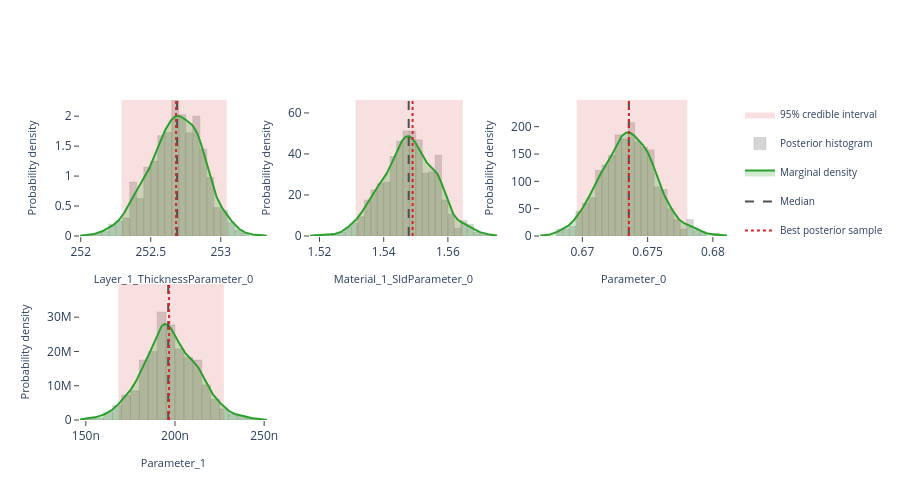

The code cell stored with this chart in its notebook:
### Markdown cell above
## Interactive posterior plots

The next three cells render the same Plotly figures that are shown on the
Bayesian Posterior tab of the EasyReflectometryApp:

* **Marginals** — per-parameter distribution: histogram + smooth KDE marginal,
  shaded 95% credible interval, and median / best-sample lines
  (`plot_distribution` or `posterior.distribution()`)
* **Corner plot** — pairwise marginals + 2-D contours + scatter (`plot_corner`)
* **Traces** — per-chain trace + marginal histogram (`plot_trace`)

The standalone helpers are called with ``return_figure=True`` so they return a
Plotly ``Figure`` that we render in the notebook with ``fig.show()``; the
``PosteriorResults`` methods return the figure directly.

### Code cell
# ---- Marginal posterior distributions ---------------------------------------
# One panel per free parameter, each overlaying the posterior histogram, a
# smooth Gaussian-KDE marginal, the shaded 95% credible interval, and the
# median / best-sample reference lines.  Mirrors the "Marginals" sub-tab in
# the EasyReflectometryApp.

# The PosteriorResults method passes ``logp`` through automatically so the
# best posterior sample (MAP) line is drawn:
fig = posterior.distribution()
fig.show()

# Standalone equivalent (pass ``logp`` to get the best-sample line):
# fig = plot_distribution(
#     posterior.draws,
#     posterior.param_names,
#     logp=posterior.logp,
#     return_figure=True,
# )
# fig.show()

### Figure 1 — Plotly figure (JSON) as saved in the notebook; plotly's stock layout.template omitted (floating-point values rounded to 4 significant figures; data arrays with more than 128 entries replaced by an {"elided": "..."} marker saying what was removed)
{"data": [{"fill": "toself", "fillcolor": "rgba(214, 39, 40, 0.14)", "hoverinfo": "skip", "legendgroup": "95% credible interval", "line": {"color": "rgba(214, 39, 40, 0.14)", "width": 0}, "mode": "lines", "name": "95% credible interval", "showlegend": true, "type": "scatter", "x": [252.3, 253.0, 253.0, 252.3, 252.3], "xaxis": "x", "y": [0.0, 0.0, 2.27, 2.27, 0.0], "yaxis": "y"}, {"histnorm": "probability density", "hovertemplate": "sample=%{x:.4f}<br>density: %{y:.2f}<extra></extra>", "legendgroup": "histogram", "marker": {"color": "rgba(120, 120, 120, 0.38)", "line": {"color": "rgba(120, 120, 120, 0.24)", "width": 1}}, "name": "Posterior histogram", "nbinsx": 40, "opacity": 0.82, "showlegend": true, "type": "histogram", "x": {"elided": "800 float values"}, "xaxis": "x", "yaxis": "y"}, {"fill": "tozeroy", "fillcolor": "rgba(44, 160, 44, 0.22)", "hovertemplate": "Layer_1_ThicknessParameter_0: %{x:.4f}<br>density: %{y:.4f}<extra></extra>", "legendgroup": "marginal", "line": {"color": "rgb(44, 160, 44)", "width": 2}, "mode": "lines", "name": "Marginal density", "showlegend": true, "type": "scatter", "x": {"elided": "256 float values"}, "xaxis": "x", "y": {"elided": "256 float values"}, "yaxis": "y"}, {"hovertemplate": "Median: %{x:.4f}<extra></extra>", "legendgroup": "Median", "line": {"color": "rgb(80, 80, 80)", "dash": "dash", "width": 2}, "mode": "lines", "name": "Median", "showlegend": true, "type": "scatter", "x": [252.7, 252.7], "xaxis": "x", "y": [0.0, 2.27], "yaxis": "y"}, {"hovertemplate": "Best posterior sample: %{x:.4f}<extra></extra>", "legendgroup": "Best posterior sample", "line": {"color": "rgb(214, 39, 40)", "dash": "dot", "width": 2}, "mode": "lines", "name": "Best posterior sample", "showlegend": true, "type": "scatter", "x": [252.7, 252.7], "xaxis": "x", "y": [0.0, 2.27], "yaxis": "y"}, {"fill": "toself", "fillcolor": "rgba(214, 39, 40, 0.14)", "hoverinfo": "skip", "legendgroup": "95% credible interval", "line": {"color": "rgba(214, 39, 40, 0.14)", "width": 0}, "mode": "lines", "name": "95% credible interval", "showlegend": false, "type": "scatter", "x": [1.531, 1.565, 1.565, 1.531, 1.531], "xaxis": "x2", "y": [0.0, 0.0, 66.3, 66.3, 0.0], "yaxis": "y2"}, {"histnorm": "probability density", "hovertemplate": "sample=%{x:.4f}<br>density: %{y:.2f}<extra></extra>", "legendgroup": "histogram", "marker": {"color": "rgba(120, 120, 120, 0.38)", "line": {"color": "rgba(120, 120, 120, 0.24)", "width": 1}}, "name": "Posterior histogram", "nbinsx": 40, "opacity": 0.82, "showlegend": false, "type": "histogram", "x": {"elided": "800 float values"}, "xaxis": "x2", "yaxis": "y2"}, {"fill": "tozeroy", "fillcolor": "rgba(44, 160, 44, 0.22)", "hovertemplate": "Material_1_SldParameter_0: %{x:.4f}<br>density: %{y:.4f}<extra></extra>", "legendgroup": "marginal", "line": {"color": "rgb(44, 160, 44)", "width": 2}, "mode": "lines", "name": "Marginal density", "showlegend": false, "type": "scatter", "x": {"elided": "256 float values"}, "xaxis": "x2", "y": {"elided": "256 float values"}, "yaxis": "y2"}, {"hovertemplate": "Median: %{x:.4f}<extra></extra>", "legendgroup": "Median", "line": {"color": "rgb(80, 80, 80)", "dash": "dash", "width": 2}, "mode": "lines", "name": "Median", "showlegend": false, "type": "scatter", "x": [1.548, 1.548], "xaxis": "x2", "y": [0.0, 66.3], "yaxis": "y2"}, {"hovertemplate": "Best posterior sample: %{x:.4f}<extra></extra>", "legendgroup": "Best posterior sample", "line": {"color": "rgb(214, 39, 40)", "dash": "dot", "width": 2}, "mode": "lines", "name": "Best posterior sample", "showlegend": false, "type": "scatter", "x": [1.549, 1.549], "xaxis": "x2", "y": [0.0, 66.3], "yaxis": "y2"}, {"fill": "toself", "fillcolor": "rgba(214, 39, 40, 0.14)", "hoverinfo": "skip", "legendgroup": "95% credible interval", "line": {"color": "rgba(214, 39, 40, 0.14)", "width": 0}, "mode": "lines", "name": "95% credible interval", "showlegend": false, "type": "scatter", "x": [0.6696, 0.678, 0.678, 0.6696, 0.6696], "xaxis": "x3", "y": [0.0, 0.0, 248.8, 248.8, 0.0], "yaxis": "y3"}, {"histnorm": "probability density", "hovertemplate": "sample=%{x:.4f}<br>density: %{y:.2f}<extra></extra>", "legendgroup": "histogram", "marker": {"color": "rgba(120, 120, 120, 0.38)", "line": {"color": "rgba(120, 120, 120, 0.24)", "width": 1}}, "name": "Posterior histogram", "nbinsx": 40, "opacity": 0.82, "showlegend": false, "type": "histogram", "x": {"elided": "800 float values"}, "xaxis": "x3", "yaxis": "y3"}, {"fill": "tozeroy", "fillcolor": "rgba(44, 160, 44, 0.22)", "hovertemplate": "Parameter_0: %{x:.4f}<br>density: %{y:.4f}<extra></extra>", "legendgroup": "marginal", "line": {"color": "rgb(44, 160, 44)", "width": 2}, "mode": "lines", "name": "Marginal density", "showlegend": false, "type": "scatter", "x": {"elided": "256 float values"}, "xaxis": "x3", "y": {"elided": "256 float values"}, "yaxis": "y3"}, {"hovertemplate": "Median: %{x:.4f}<extra></extra>", "legendgroup": "Median", "line": {"color": "rgb(80, 80, 80)", "dash": "dash", "width": 2}, "mode": "lines", "name": "Median", "showlegend": false, "type": "scatter", "x": [0.6736, 0.6736], "xaxis": "x3", "y": [0.0, 248.8], "yaxis": "y3"}, {"hovertemplate": "Best posterior sample: %{x:.4f}<extra></extra>", "legendgroup": "Best posterior sample", "line": {"color": "rgb(214, 39, 40)", "dash": "dot", "width": 2}, "mode": "lines", "name": "Best posterior sample", "showlegend": false, "type": "scatter", "x": [0.6736, 0.6736], "xaxis": "x3", "y": [0.0, 248.8], "yaxis": "y3"}, {"fill": "toself", "fillcolor": "rgba(214, 39, 40, 0.14)", "hoverinfo": "skip", "legendgroup": "95% credible interval", "line": {"color": "rgba(214, 39, 40, 0.14)", "width": 0}, "mode": "lines", "name": "95% credible interval", "showlegend": false, "type": "scatter", "x": [1.683e-07, 2.274e-07, 2.274e-07, 1.683e-07, 1.683e-07], "xaxis": "x4", "y": [0.0, 0.0, 39670000.0, 39670000.0, 0.0], "yaxis": "y4"}, {"histnorm": "probability density", "hovertemplate": "sample=%{x:.4f}<br>density: %{y:.2f}<extra></extra>", "legendgroup": "histogram", "marker": {"color": "rgba(120, 120, 120, 0.38)", "line": {"color": "rgba(120, 120, 120, 0.24)", "width": 1}}, "name": "Posterior histogram", "nbinsx": 40, "opacity": 0.82, "showlegend": false, "type": "histogram", "x": {"elided": "800 float values"}, "xaxis": "x4", "yaxis": "y4"}, {"fill": "tozeroy", "fillcolor": "rgba(44, 160, 44, 0.22)", "hovertemplate": "Parameter_1: %{x:.4f}<br>density: %{y:.4f}<extra></extra>", "legendgroup": "marginal", "line": {"color": "rgb(44, 160, 44)", "width": 2}, "mode": "lines", "name": "Marginal density", "showlegend": false, "type": "scatter", "x": {"elided": "256 float values"}, "xaxis": "x4", "y": {"elided": "256 float values"}, "yaxis": "y4"}, {"hovertemplate": "Median: %{x:.4f}<extra></extra>", "legendgroup": "Median", "line": {"color": "rgb(80, 80, 80)", "dash": "dash", "width": 2}, "mode": "lines", "name": "Median", "showlegend": false, "type": "scatter", "x": [1.962e-07, 1.962e-07], "xaxis": "x4", "y": [0.0, 39670000.0], "yaxis": "y4"}, {"hovertemplate": "Best posterior sample: %{x:.4f}<extra></extra>", "legendgroup": "Best posterior sample", "line": {"color": "rgb(214, 39, 40)", "dash": "dot", "width": 2}, "mode": "lines", "name": "Best posterior sample", "showlegend": false, "type": "scatter", "x": [1.967e-07, 1.967e-07], "xaxis": "x4", "y": [0.0, 39670000.0], "yaxis": "y4"}], "layout": {"barmode": "overlay", "height": 500, "legend": {"font": {"size": 10}}, "plot_bgcolor": "white", "showlegend": true, "xaxis": {"anchor": "y", "domain": [0.0, 0.2889], "range": [252.0, 253.3], "showgrid": false, "ticks": "outside", "title": {"font": {"size": 11}, "text": "Layer_1_ThicknessParameter_0"}, "zeroline": false}, "xaxis2": {"anchor": "y2", "domain": [0.3556, 0.6444], "range": [1.517, 1.575], "showgrid": false, "ticks": "outside", "title": {"font": {"size": 11}, "text": "Material_1_SldParameter_0"}, "zeroline": false}, "xaxis3": {"anchor": "y3", "domain": [0.7111, 1.0], "range": [0.6668, 0.6811], "showgrid": false, "ticks": "outside", "title": {"font": {"size": 11}, "text": "Parameter_0"}, "zeroline": false}, "xaxis4": {"anchor": "y4", "domain": [0.0, 0.2889], "range": [1.467e-07, 2.515e-07], "showgrid": false, "ticks": "outside", "title": {"font": {"size": 11}, "text": "Parameter_1"}, "zeroline": false}, "xaxis5": {"anchor": "y5", "domain": [0.3556, 0.6444], "showgrid": false, "ticks": "outside", "zeroline": false}, "xaxis6": {"anchor": "y6", "domain": [0.7111, 1.0], "showgrid": false, "ticks": "outside", "zeroline": false}, "yaxis": {"anchor": "x", "domain": [0.575, 1.0], "range": [0.0, 2.27], "showgrid": false, "ticks": "outside", "title": {"font": {"size": 11}, "text": "Probability density"}, "zeroline": false}, "yaxis2": {"anchor": "x2", "domain": [0.575, 1.0], "range": [0.0, 66.3], "showgrid": false, "ticks": "outside", "title": {"font": {"size": 11}, "text": "Probability density"}, "zeroline": false}, "yaxis3": {"anchor": "x3", "domain": [0.575, 1.0], "range": [0.0, 248.8], "showgrid": false, "ticks": "outside", "title": {"font": {"size": 11}, "text": "Probability density"}, "zeroline": false}, "yaxis4": {"anchor": "x4", "domain": [0.0, 0.425], "range": [0.0, 39670000.0], "showgrid": false, "ticks": "outside", "title": {"font": {"size": 11}, "text": "Probability density"}, "zeroline": false}, "yaxis5": {"anchor": "x5", "domain": [0.0, 0.425], "showgrid": false, "ticks": "outside", "zeroline": false}, "yaxis6": {"anchor": "x6", "domain": [0.0, 0.425], "showgrid": false, "ticks": "outside", "zeroline": false}}}
